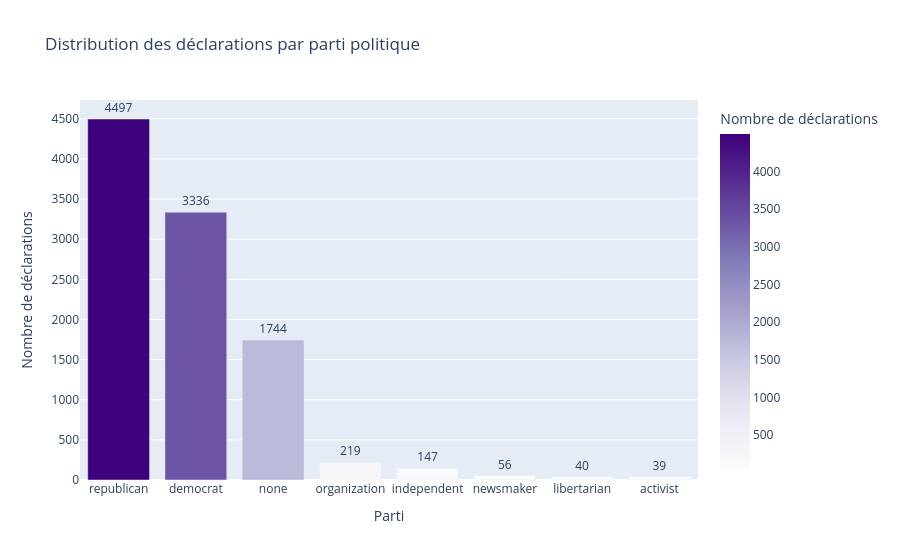

Notebook cell for this chart:
### Markdown cell above
Barack Obama est de loin le speaker le plus représenté avec 488 déclarations,
suivi de Donald Trump (273) et Hillary Clinton (239).
On note aussi "chain-email" qui représente des emails viraux anonymes.

Biais potentiel : le modèle risque de sur-apprendre
les patterns propres à Obama vu sa surreprésentation dans le dataset.

### Code cell
top_partis = train["party"].value_counts().head(8).reset_index()
top_partis.columns = ["party", "count"]

fig = px.bar(
    top_partis,
    x="party",
    y="count",
    title="Distribution des déclarations par parti politique",
    labels={"count": "Nombre de déclarations", "party": "Parti"},
    color="count",
    color_continuous_scale="Purples",
    text="count"
)

fig.update_traces(textposition="outside")
fig.update_layout(showlegend=False)
fig.show()

### Figure 1 — Plotly figure (JSON) as saved in the notebook; plotly's stock layout.template omitted (floating-point values rounded to 4 significant figures)
{"data": [{"hovertemplate": "Parti=%{x}<br>Nombre de déclarations=%{marker.color}<extra></extra>", "legendgroup": "", "marker": {"color": [4497, 3336, 1744, 219, 147, 56, 40, 39], "coloraxis": "coloraxis", "pattern": {"shape": ""}}, "name": "", "orientation": "v", "showlegend": false, "text": [4497.0, 3336.0, 1744.0, 219.0, 147.0, 56.0, 40.0, 39.0], "textposition": "outside", "type": "bar", "x": ["republican", "democrat", "none", "organization", "independent", "newsmaker", "libertarian", "activist"], "xaxis": "x", "y": [4497, 3336, 1744, 219, 147, 56, 40, 39], "yaxis": "y"}], "layout": {"barmode": "relative", "coloraxis": {"colorbar": {"title": {"text": "Nombre de déclarations"}}, "colorscale": [[0, "rgb(252,251,253)"], [0.125, "rgb(239,237,245)"], [0.25, "rgb(218,218,235)"], [0.375, "rgb(188,189,220)"], [0.5, "rgb(158,154,200)"], [0.625, "rgb(128,125,186)"], [0.75, "rgb(106,81,163)"], [0.875, "rgb(84,39,143)"], [1, "rgb(63,0,125)"]]}, "legend": {"tracegroupgap": 0}, "showlegend": false, "title": {"text": "Distribution des déclarations par parti politique"}, "xaxis": {"anchor": "y", "domain": [0, 1], "title": {"text": "Parti"}}, "yaxis": {"anchor": "x", "domain": [0, 1], "title": {"text": "Nombre de déclarations"}}}}
